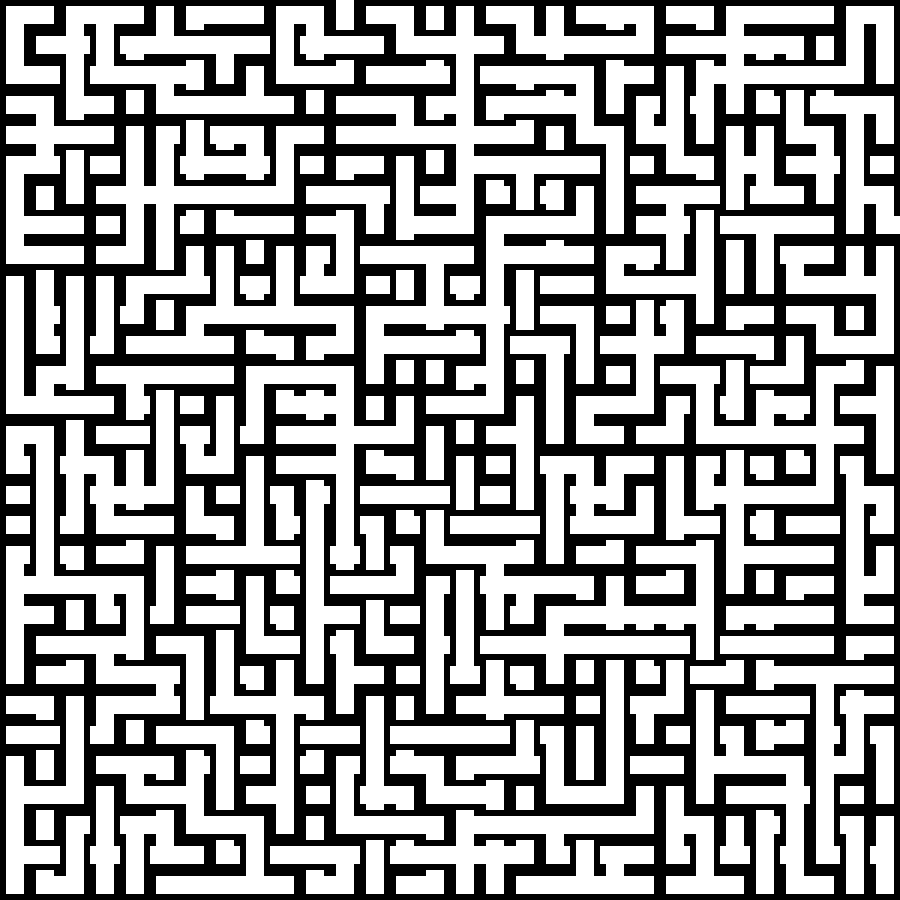
#> input picture maze.png, 900 x 900 px
$ python connectedMasks.py
#> lines starting #> are read from the running program, lines starting #| are printed output that depends on the picture; after the words box and inside, x2 and y2 are one past the last pixel; in counts of white or black regions, pixels touching at a corner belong together
import cv2
import numpy as np

image = cv2.imread('maze.png', cv2.IMREAD_UNCHANGED);
#> image is the input picture: shape (900, 900, 4); mean B, G, R, A 153, 153, 153, 255
gray = cv2.cvtColor(image, cv2.COLOR_BGR2GRAY)
#> gray: shape (900, 900); 60% white; 1 black region, box (x1, y1, x2, y2) and area: (0, 0, 900, 900) 324000
binary = cv2.threshold(gray, 0, 255, cv2.THRESH_BINARY | cv2.THRESH_OTSU)[1]

# getting mask with connectComponents
ret, labels = cv2.connectedComponents(binary)
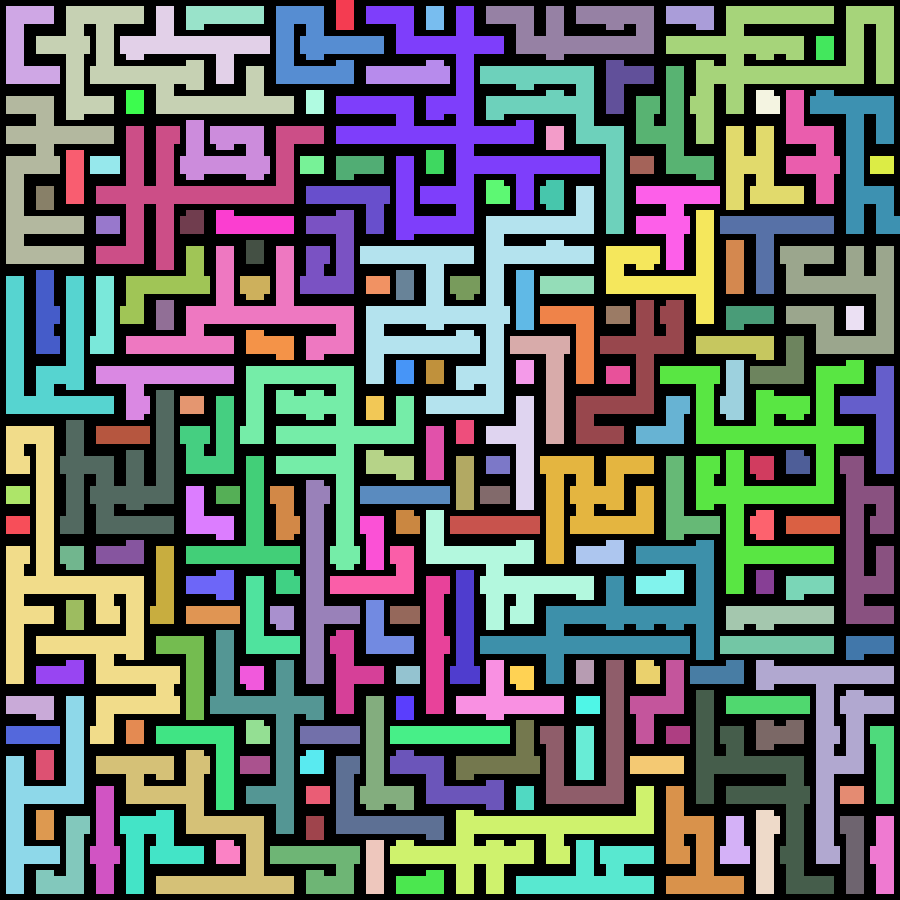
#> labels: shape (900, 900) int32; 192 distinct labels, from 0 to 191; one colour per label, 0 black
#> ret = 192
for label in range(1,ret):
    mask = np.array(labels, dtype=np.uint8)
    mask[labels == label] = 200
    cv2.imshow('component',mask)
    cv2.waitKey(70)
#> this loop made 191 passes
#> pass 1, `mask = np.array(labels, dtype=np.uint8)`:
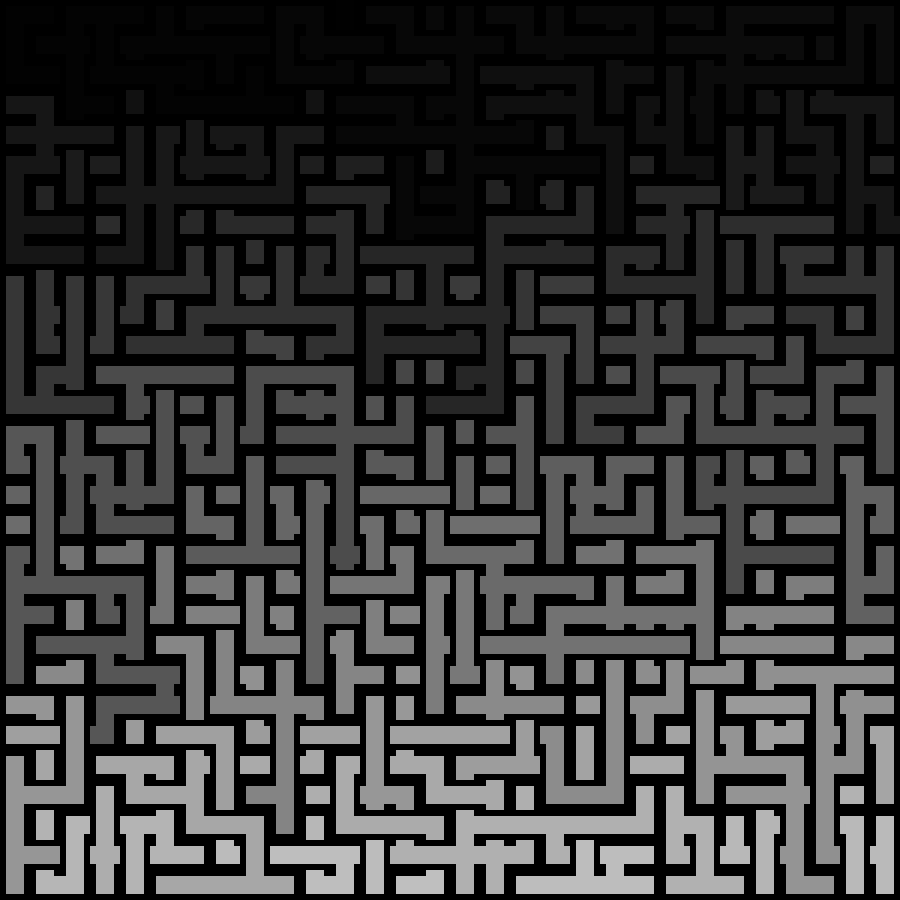
#> mask: shape (900, 900); min 0, max 191, mean 50.1
#> pass 2, `cv2.imshow('component',mask)`:
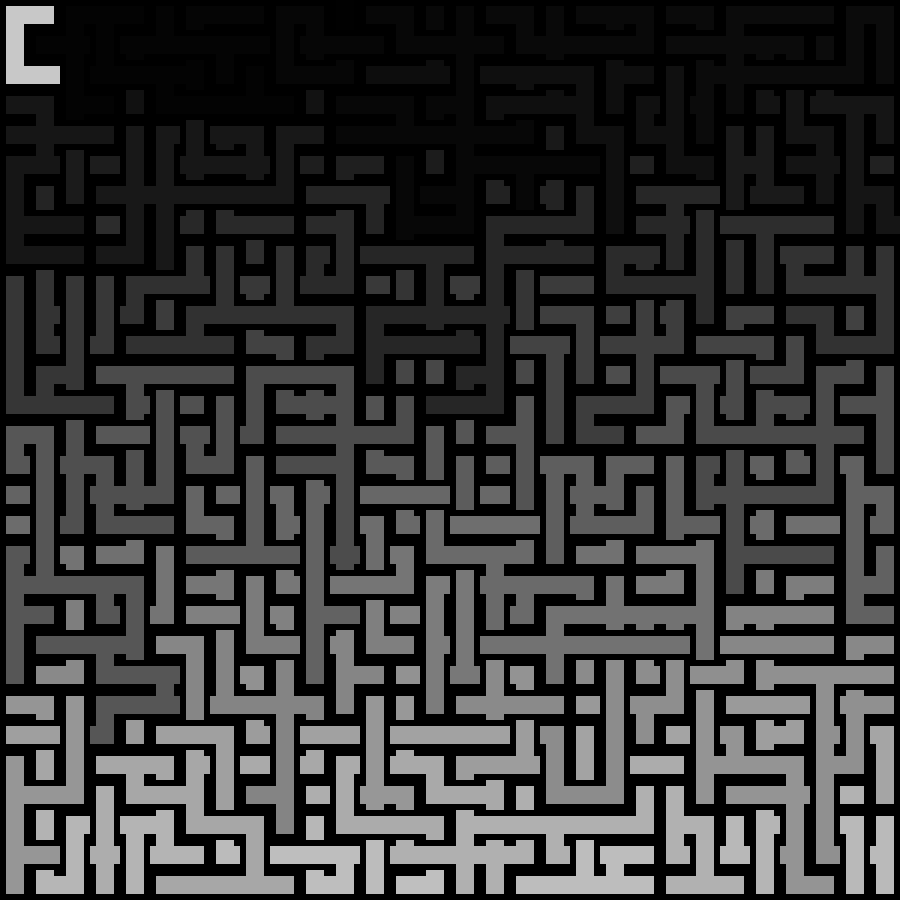
#> window 'component': shape (900, 900); min 0, max 200, mean 50.7
